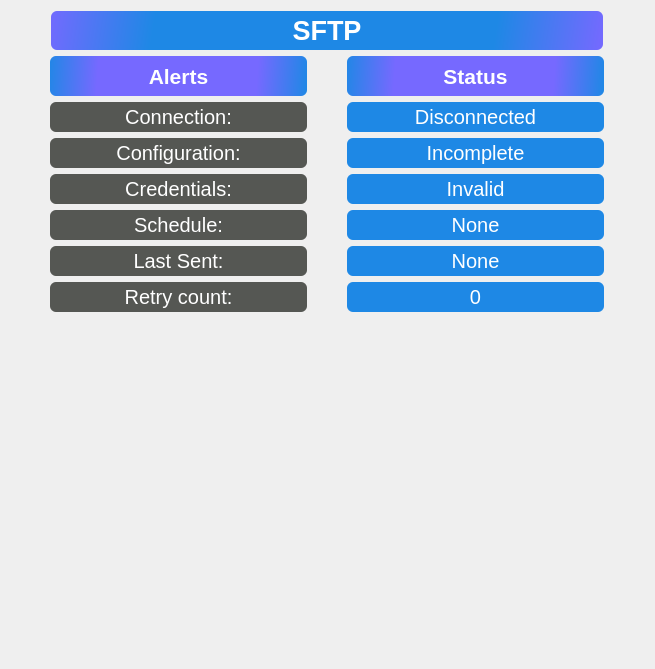
     <widget class="QWidget" name="SFTP_Alerts_page">
      <widget class="QWidget" name="verticalLayoutWidget_3">
       <property name="geometry">
        <rect>
         <x>10</x>
         <y>10</y>
         <width>636</width>
         <height>650</height>
        </rect>
       </property>
       <layout class="QVBoxLayout" name="mainSftpLayout">
        <property name="spacing">
         <number>0</number>
        </property>
        <property name="topMargin">
         <number>0</number>
        </property>
        <property name="bottomMargin">
         <number>0</number>
        </property>
        <item>
         <layout class="QHBoxLayout" name="pg3_horLayout">
          <property name="topMargin">
           <number>0</number>
          </property>
          <item>
           <spacer name="pg3spacerLeft">
            <property name="orientation">
             <enum>Qt::Horizontal</enum>
            </property>
            <property name="sizeType">
             <enum>QSizePolicy::Fixed</enum>
            </property>
            <property name="sizeHint" stdset="0">
             <size>
              <width>33</width>
              <height>20</height>
             </size>
            </property>
           </spacer>
          </item>
          <item>
           <widget class="QLabel" name="pg3SubTitleLbl">
            <property name="sizePolicy">
             <sizepolicy hsizetype="Fixed" vsizetype="Fixed">
              <horstretch>0</horstretch>
              <verstretch>0</verstretch>
             </sizepolicy>
            </property>
            <property name="minimumSize">
             <size>
              <width>552</width>
              <height>39</height>
             </size>
            </property>
            <property name="maximumSize">
             <size>
              <width>552</width>
              <height>39</height>
             </size>
            </property>
            <property name="font">
             <font>
              <pointsize>20</pointsize>
              <bold>true</bold>
             </font>
            </property>
            <property name="styleSheet">
             <string notr="true">background-color: qlineargradient(spread:reflect, x1:0.49, y1:0.994318, x2:1, y2:1, stop:0.60804 rgb(30, 136, 229) stop:1 rgb(118, 105, 255));
border-radius: 6px;
padding: 4px 12px;
color: white;</string>
            </property>
            <property name="text">
             <string>SFTP</string>
            </property>
            <property name="alignment">
             <set>Qt::AlignCenter</set>
            </property>
           </widget>
          </item>
          <item>
           <spacer name="pg3spacerRight">
            <property name="orientation">
             <enum>Qt::Horizontal</enum>
            </property>
            <property name="sizeType">
             <enum>QSizePolicy::Fixed</enum>
            </property>
            <property name="sizeHint" stdset="0">
             <size>
              <width>34</width>
              <height>20</height>
             </size>
            </property>
           </spacer>
          </item>
         </layout>
        </item>
        <item>
         <layout class="QGridLayout" name="AlertStatusGrid_Sftp">
          <property name="leftMargin">
           <number>40</number>
          </property>
          <property name="topMargin">
           <number>5</number>
          </property>
          <property name="rightMargin">
           <number>40</number>
          </property>
          <property name="bottomMargin">
           <number>10</number>
          </property>
          <property name="horizontalSpacing">
           <number>40</number>
          </property>
          <property name="verticalSpacing">
           <number>6</number>
          </property>
          <item row="3" column="1">
           <widget class="QLabel" name="cred_status_Sftp">
            <property name="sizePolicy">
             <sizepolicy hsizetype="Fixed" vsizetype="Fixed">
              <horstretch>0</horstretch>
              <verstretch>0</verstretch>
             </sizepolicy>
            </property>
            <property name="minimumSize">
             <size>
              <width>257</width>
              <height>30</height>
             </size>
            </property>
            <property name="maximumSize">
             <size>
              <width>257</width>
              <height>30</height>
             </size>
            </property>
            <property name="font">
             <font>
              <pointsize>15</pointsize>
             </font>
            </property>
            <property name="styleSheet">
             <string notr="true">background-color: #1E88E5;
border-radius: 6px;
padding: 4px 12px;
color: white;</string>
            </property>
            <property name="text">
             <string>Invalid</string>
            </property>
            <property name="alignment">
             <set>Qt::AlignCenter</set>
            </property>
           </widget>
          </item>
          <item row="2" column="1">
           <widget class="QLabel" name="config_status_Sftp">
            <property name="sizePolicy">
             <sizepolicy hsizetype="Fixed" vsizetype="Fixed">
              <horstretch>0</horstretch>
              <verstretch>0</verstretch>
             </sizepolicy>
            </property>
            <property name="minimumSize">
             <size>
              <width>257</width>
              <height>30</height>
             </size>
            </property>
            <property name="maximumSize">
             <size>
              <width>257</width>
              <height>30</height>
             </size>
            </property>
            <property name="font">
             <font>
              <pointsize>15</pointsize>
             </font>
            </property>
            <property name="styleSheet">
             <string notr="true">background-color: #1E88E5;
border-radius: 6px;
padding: 4px 12px;
color: white;</string>
            </property>
            <property name="text">
             <string>Incomplete</string>
            </property>
            <property name="alignment">
             <set>Qt::AlignCenter</set>
            </property>
           </widget>
          </item>
          <item row="3" column="0">
           <widget class="QLabel" name="cred_alert_Sftp">
            <property name="sizePolicy">
             <sizepolicy hsizetype="Fixed" vsizetype="Fixed">
              <horstretch>0</horstretch>
              <verstretch>0</verstretch>
             </sizepolicy>
            </property>
            <property name="minimumSize">
             <size>
              <width>257</width>
              <height>30</height>
             </size>
            </property>
            <property name="maximumSize">
             <size>
              <width>257</width>
              <height>30</height>
             </size>
            </property>
            <property name="font">
             <font>
              <pointsize>15</pointsize>
             </font>
            </property>
            <property name="styleSheet">
             <string notr="true">background: rgb(85, 87, 83);
border-radius: 6px;
padding: 4px 12px;
color: white;</string>
            </property>
            <property name="text">
             <string>Credentials:</string>
            </property>
            <property name="alignment">
             <set>Qt::AlignCenter</set>
            </property>
           </widget>
          </item>
          <item row="6" column="0">
           <widget class="QLabel" name="retryCount_alert_Sftp">
            <property name="sizePolicy">
             <sizepolicy hsizetype="Fixed" vsizetype="Fixed">
              <horstretch>0</horstretch>
              <verstretch>0</verstretch>
             </sizepolicy>
            </property>
            <property name="minimumSize">
             <size>
              <width>257</width>
              <height>30</height>
             </size>
            </property>
            <property name="maximumSize">
             <size>
              <width>257</width>
              <height>30</height>
             </size>
            </property>
            <property name="font">
             <font>
              <pointsize>15</pointsize>
             </font>
            </property>
            <property name="styleSheet">
             <string notr="true">background: rgb(85, 87, 83);
border-radius: 6px;
padding: 4px 12px;
color: white;</string>
            </property>
            <property name="text">
             <string>Retry count:</string>
            </property>
            <property name="alignment">
             <set>Qt::AlignCenter</set>
            </property>
           </widget>
          </item>
          <item row="0" column="0">
           <widget class="QLabel" name="Alert_Column_Sftp">
            <property name="sizePolicy">
             <sizepolicy hsizetype="Fixed" vsizetype="Fixed">
              <horstretch>0</horstretch>
              <verstretch>0</verstretch>
             </sizepolicy>
            </property>
            <property name="minimumSize">
             <size>
              <width>257</width>
              <height>40</height>
             </size>
            </property>
            <property name="maximumSize">
             <size>
              <width>257</width>
              <height>40</height>
             </size>
            </property>
            <property name="font">
             <font>
              <pointsize>16</pointsize>
              <bold>true</bold>
             </font>
            </property>
            <property name="styleSheet">
             <string notr="true">background-color: qlineargradient(spread:reflect, x1:0.49, y1:0.994318, x2:1, y2:1, stop:0.60804 rgb(118, 105, 255) stop:1 rgb(30, 136, 229));
border-radius: 6px;
padding: 8px 12px;
color: white;</string>
            </property>
            <property name="text">
             <string>Alerts</string>
            </property>
            <property name="alignment">
             <set>Qt::AlignCenter</set>
            </property>
           </widget>
          </item>
          <item row="4" column="1">
           <widget class="QLabel" name="subscribe_status_Sftp">
            <property name="sizePolicy">
             <sizepolicy hsizetype="Fixed" vsizetype="Fixed">
              <horstretch>0</horstretch>
              <verstretch>0</verstretch>
             </sizepolicy>
            </property>
            <property name="minimumSize">
             <size>
              <width>257</width>
              <height>30</height>
             </size>
            </property>
            <property name="maximumSize">
             <size>
              <width>257</width>
              <height>30</height>
             </size>
            </property>
            <property name="font">
             <font>
              <pointsize>15</pointsize>
             </font>
            </property>
            <property name="styleSheet">
             <string notr="true">background-color: #1E88E5;
border-radius: 6px;
padding: 4px 12px;
color: white;</string>
            </property>
            <property name="text">
             <string>None</string>
            </property>
            <property name="alignment">
             <set>Qt::AlignCenter</set>
            </property>
           </widget>
          </item>
          <item row="4" column="0">
           <widget class="QLabel" name="alert_schedule_Sftp">
            <property name="sizePolicy">
             <sizepolicy hsizetype="Fixed" vsizetype="Fixed">
              <horstretch>0</horstretch>
              <verstretch>0</verstretch>
             </sizepolicy>
            </property>
            <property name="minimumSize">
             <size>
              <width>257</width>
              <height>30</height>
             </size>
            </property>
            <property name="maximumSize">
             <size>
              <width>257</width>
              <height>30</height>
             </size>
            </property>
            <property name="font">
             <font>
              <pointsize>15</pointsize>
             </font>
            </property>
            <property name="styleSheet">
             <string notr="true">background: rgb(85, 87, 83);
border-radius: 6px;
padding: 4px 12px;
color: white;</string>
            </property>
            <property name="text">
             <string>Schedule:</string>
            </property>
            <property name="alignment">
             <set>Qt::AlignCenter</set>
            </property>
           </widget>
          </item>
          <item row="5" column="0">
           <widget class="QLabel" name="publish_alert_Sftp">
            <property name="sizePolicy">
             <sizepolicy hsizetype="Fixed" vsizetype="Fixed">
              <horstretch>0</horstretch>
              <verstretch>0</verstretch>
             </sizepolicy>
            </property>
            <property name="minimumSize">
             <size>
              <width>257</width>
              <height>30</height>
             </size>
            </property>
            <property name="maximumSize">
             <size>
              <width>257</width>
              <height>30</height>
             </size>
            </property>
            <property name="font">
             <font>
              <pointsize>15</pointsize>
             </font>
            </property>
            <property name="styleSheet">
             <string notr="true">background: rgb(85, 87, 83);
border-radius: 6px;
padding: 4px 12px;
color: white;</string>
            </property>
            <property name="text">
             <string>Last Sent:</string>
            </property>
            <property name="alignment">
             <set>Qt::AlignCenter</set>
            </property>
           </widget>
          </item>
          <item row="1" column="1">
           <widget class="QLabel" name="conn_status_Sftp">
            <property name="sizePolicy">
             <sizepolicy hsizetype="Fixed" vsizetype="Fixed">
              <horstretch>0</horstretch>
              <verstretch>0</verstretch>
             </sizepolicy>
            </property>
            <property name="minimumSize">
             <size>
              <width>257</width>
              <height>30</height>
             </size>
            </property>
            <property name="maximumSize">
             <size>
              <width>257</width>
              <height>30</height>
             </size>
            </property>
            <property name="font">
             <font>
              <pointsize>15</pointsize>
             </font>
            </property>
            <property name="styleSheet">
             <string notr="true">background-color: #1E88E5;
border-radius: 6px;
padding: 4px 12px;
color: white;</string>
            </property>
            <property name="text">
             <string>Disconnected</string>
            </property>
            <property name="alignment">
             <set>Qt::AlignCenter</set>
            </property>
           </widget>
          </item>
          <item row="1" column="0">
           <widget class="QLabel" name="conn_alert_Sftp">
            <property name="sizePolicy">
             <sizepolicy hsizetype="Fixed" vsizetype="Fixed">
              <horstretch>0</horstretch>
              <verstretch>0</verstretch>
             </sizepolicy>
            </property>
            <property name="minimumSize">
             <size>
              <width>257</width>
              <height>30</height>
             </size>
            </property>
            <property name="maximumSize">
             <size>
              <width>257</width>
              <height>30</height>
             </size>
            </property>
            <property name="font">
             <font>
              <pointsize>15</pointsize>
             </font>
            </property>
            <property name="styleSheet">
             <string notr="true">background: rgb(85, 87, 83);
border-radius: 6px;
padding: 4px 12px;
color: white;</string>
            </property>
            <property name="text">
             <string>Connection:</string>
            </property>
            <property name="alignment">
             <set>Qt::AlignCenter</set>
            </property>
           </widget>
          </item>
          <item row="0" column="1">
           <widget class="QLabel" name="StatusColumn_Sftp">
            <property name="sizePolicy">
             <sizepolicy hsizetype="Fixed" vsizetype="Fixed">
              <horstretch>0</horstretch>
              <verstretch>0</verstretch>
             </sizepolicy>
            </property>
            <property name="minimumSize">
             <size>
              <width>257</width>
              <height>40</height>
             </size>
            </property>
            <property name="maximumSize">
             <size>
              <width>257</width>
              <height>40</height>
             </size>
            </property>
            <property name="font">
             <font>
              <pointsize>16</pointsize>
              <bold>true</bold>
             </font>
            </property>
            <property name="styleSheet">
             <string notr="true">background-color: qlineargradient(spread:reflect, x1:0.49, y1:0.994318, x2:1, y2:1, stop:0.60804 rgb(118, 105, 255) stop:1 rgb(30, 136, 229));
border-radius: 6px;
padding: 8px 12px;
color: white;</string>
            </property>
            <property name="text">
             <string>Status</string>
            </property>
            <property name="alignment">
             <set>Qt::AlignCenter</set>
            </property>
           </widget>
          </item>
          <item row="6" column="1">
           <widget class="QLabel" name="retryCount_status_Sftp">
            <property name="sizePolicy">
             <sizepolicy hsizetype="Fixed" vsizetype="Fixed">
              <horstretch>0</horstretch>
              <verstretch>0</verstretch>
             </sizepolicy>
            </property>
            <property name="minimumSize">
             <size>
              <width>257</width>
              <height>30</height>
             </size>
            </property>
            <property name="maximumSize">
             <size>
              <width>257</width>
              <height>30</height>
             </size>
            </property>
            <property name="font">
             <font>
              <pointsize>15</pointsize>
             </font>
            </property>
            <property name="styleSheet">
             <string notr="true">background-color: #1E88E5;
border-radius: 6px;
padding: 4px 12px;
color: white;</string>
            </property>
            <property name="text">
             <string>0</string>
            </property>
            <property name="alignment">
             <set>Qt::AlignCenter</set>
            </property>
           </widget>
          </item>
          <item row="5" column="1">
           <widget class="QLabel" name="publish_status_Sftp">
            <property name="sizePolicy">
             <sizepolicy hsizetype="Fixed" vsizetype="Fixed">
              <horstretch>0</horstretch>
              <verstretch>0</verstretch>
             </sizepolicy>
            </property>
            <property name="minimumSize">
             <size>
              <width>257</width>
              <height>30</height>
             </size>
            </property>
            <property name="maximumSize">
             <size>
              <width>257</width>
              <height>30</height>
             </size>
            </property>
            <property name="font">
             <font>
              <pointsize>15</pointsize>
             </font>
            </property>
            <property name="styleSheet">
             <string notr="true">background-color: #1E88E5;
border-radius: 6px;
padding: 4px 12px;
color: white;</string>
            </property>
            <property name="text">
             <string>None</string>
            </property>
            <property name="alignment">
             <set>Qt::AlignCenter</set>
            </property>
           </widget>
          </item>
          <item row="2" column="0">
           <widget class="QLabel" name="config_alert_Sftp">
            <property name="sizePolicy">
             <sizepolicy hsizetype="Fixed" vsizetype="Fixed">
              <horstretch>0</horstretch>
              <verstretch>0</verstretch>
             </sizepolicy>
            </property>
            <property name="minimumSize">
             <size>
              <width>257</width>
              <height>30</height>
             </size>
            </property>
            <property name="maximumSize">
             <size>
              <width>257</width>
              <height>30</height>
             </size>
            </property>
            <property name="font">
             <font>
              <pointsize>15</pointsize>
             </font>
            </property>
            <property name="styleSheet">
             <string notr="true">background: rgb(85, 87, 83);
border-radius: 6px;
padding: 4px 12px;
color: white;</string>
            </property>
            <property name="text">
             <string>Configuration:</string>
            </property>
            <property name="alignment">
             <set>Qt::AlignCenter</set>
            </property>
           </widget>
          </item>
         </layout>
        </item>
        <item>
         <spacer name="gridSpacer_Sftp">
          <property name="orientation">
           <enum>Qt::Vertical</enum>
          </property>
          <property name="sizeType">
           <enum>QSizePolicy::Fixed</enum>
          </property>
          <property name="sizeHint" stdset="0">
           <size>
            <width>20</width>
            <height>336</height>
           </size>
          </property>
         </spacer>
        </item>
       </layout>
      </widget>
     </widget>
